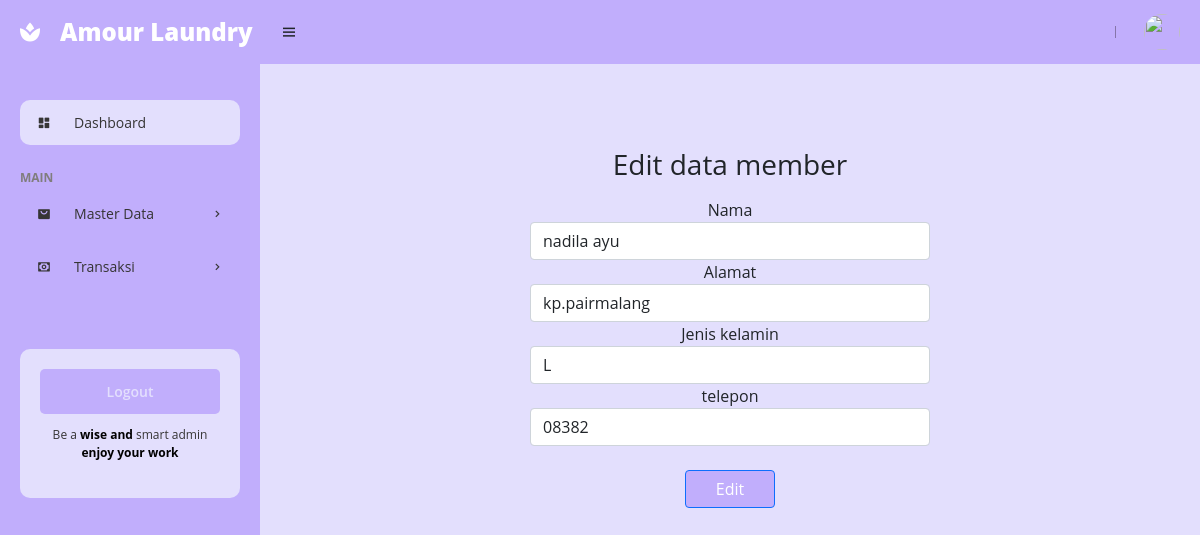
The app's page /admin/index.php?admin=member-edit&id=3 (signed in) with its own data.
### tables this page shows
CREATE TABLE `member` (
  `id_member` int(11) NOT NULL,
  `nama` varchar(20) NOT NULL,
  `alamat` varchar(20) NOT NULL,
  `jenis_kelamin` varchar(20) NOT NULL,
  `telepon` varchar(13) NOT NULL
);

### admin/member_edit.php (the view, shortened to what this page needs)
<?php
include_once "../db/koneksi.php";
include "../bot.php";
$id = $_GET['id'];
$edit = mysqli_query($koneksi, "SELECT * FROM member WHERE  id_member='$id'");
?>
<?php
while ($data = mysqli_fetch_array($edit)) {
?>
  <div class="b2" style=" padding-top: 56px;">
    <center>
      <form action="" method="post">
        <div class="mb-3">
          <h3>Edit data member</h3>
        </div>
        <label for="exampleFormControlInput1">Nama</label>
        <input type="text" name="nama" class="form-control" value="<?php echo $data['nama'] ?>" style="width: 400px;">
        <label for="exampleInputNama">Alamat</label>
        <input type="text" name="alamat" class="form-control" value="<?php echo $data['alamat'] ?>" style="width: 400px;">
        <label for="exampleInputNama">Jenis kelamin</label>
        <select name="jenis_kelamin" id="" class="form-control" value="<?php echo $data['jenis_kelamin'] ?>" style="width: 400px;">
          <option value="L">L</option>
        </select>
        <label for="exampleInputNama">telepon</label>
        <input type="text" name="telepon" class="form-control" value="<?php echo $data['telepon'] ?>" style="width: 400px;"><br>
        <div class="hai1">
          <button type="submit" class="btn btn-primary" name="edit" value="edit" style="background-color:  #C1AEFC; width: 90px;"> Edit</button>
        </div>
    </center>
  </div>
<?php
}
?>

### admin/index.php (style rules this page uses)
* { font-family: 'Open sans', sans-serif; margin: 0; padding: 0; box-sizing: border-box; }
:root { --main-color: #C1AEFC; --color-drak: #E3DFFD; --text-grey: #8390A2; --pink-gelap: #8675A9; --putih: #fff ; }
html { overflow-x: hidden; }
body { background: var(--color-drak); }
main form { margin-top: 6px; }

### records on screen
member: nama "nadila ayu", alamat "kp.pairmalang", jenis_kelamin "L", telepon "08382"
